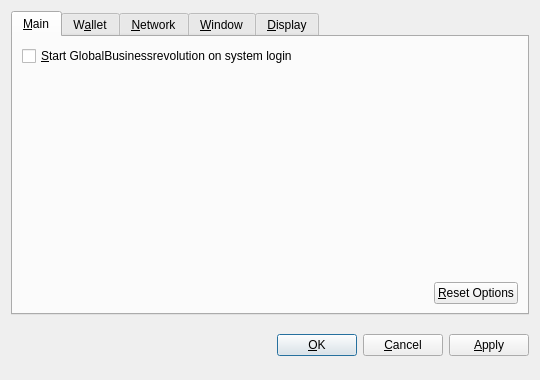
<?xml version="1.0" encoding="UTF-8"?>
<ui version="4.0">
 <class>OptionsDialog</class>
 <widget class="QDialog" name="OptionsDialog">
  <property name="geometry">
   <rect>
    <x>0</x>
    <y>0</y>
    <width>540</width>
    <height>380</height>
   </rect>
  </property>
  <property name="windowTitle">
   <string>Options</string>
  </property>
  <property name="modal">
   <bool>true</bool>
  </property>
  <layout class="QVBoxLayout" name="verticalLayout">
   <item>
    <widget class="QTabWidget" name="tabWidget">
     <property name="tabPosition">
      <enum>QTabWidget::North</enum>
     </property>
     <property name="currentIndex">
      <number>0</number>
     </property>
     <widget class="QWidget" name="tabMain">
      <attribute name="title">
       <string>&amp;Main</string>
      </attribute>
      <layout class="QVBoxLayout" name="verticalLayout_Main">
       <item>
        <widget class="QCheckBox" name="bitcoinAtStartup">
         <property name="toolTip">
          <string>Automatically start GlobalBusinessrevolution after logging in to the system.</string>
         </property>
         <property name="text">
          <string>&amp;Start GlobalBusinessrevolution on system login</string>
         </property>
        </widget>
       </item>
       <item>
        <spacer name="verticalSpacer_Main">
         <property name="orientation">
          <enum>Qt::Vertical</enum>
         </property>
         <property name="sizeHint" stdset="0">
          <size>
           <width>20</width>
           <height>40</height>
          </size>
         </property>
        </spacer>
       </item>
       <item>
        <layout class="QHBoxLayout" name="horizontalLayout_2_Main">
         <item>
          <spacer name="horizontalSpacer_2_Main">
           <property name="orientation">
            <enum>Qt::Horizontal</enum>
           </property>
           <property name="sizeHint" stdset="0">
            <size>
             <width>40</width>
             <height>20</height>
            </size>
           </property>
          </spacer>
         </item>
         <item>
          <widget class="QPushButton" name="resetButton">
           <property name="toolTip">
            <string>Reset all client options to default.</string>
           </property>
           <property name="text">
            <string>&amp;Reset Options</string>
           </property>
           <property name="autoDefault">
            <bool>false</bool>
           </property>
          </widget>
         </item>
        </layout>
       </item>
      </layout>
     </widget>
     <widget class="QWidget" name="tabWallet">
      <attribute name="title">
       <string>W&amp;allet</string>
      </attribute>
      <layout class="QVBoxLayout" name="verticalLayout_Network">
       <item>
        <widget class="QLabel" name="transactionFeeInfoLabel">
         <property name="text">
          <string>Optional transaction fee per kB that helps make sure your transactions are processed quickly. Most transactions are 1 kB.</string>
         </property>
         <property name="textFormat">
          <enum>Qt::PlainText</enum>
         </property>
         <property name="wordWrap">
          <bool>true</bool>
         </property>
        </widget>
       </item>
       <item>
        <layout class="QHBoxLayout" name="horizontalLayout_1_Main">
         <item>
          <widget class="QLabel" name="transactionFeeLabel">
           <property name="text">
            <string>Pay transaction &amp;fee</string>
           </property>
           <property name="textFormat">
            <enum>Qt::PlainText</enum>
           </property>
           <property name="buddy">
            <cstring>transactionFee</cstring>
           </property>
          </widget>
         </item>
         <item>
          <widget class="BitcoinAmountField" name="transactionFee"/>
         </item>
         <item>
          <spacer name="horizontalSpacer_1_Main">
           <property name="orientation">
            <enum>Qt::Horizontal</enum>
           </property>
           <property name="sizeHint" stdset="0">
            <size>
             <width>40</width>
             <height>20</height>
            </size>
           </property>
          </spacer>
         </item>
        </layout>
       </item>
       <item>
        <widget class="QLabel" name="label">
         <property name="text">
          <string>If you disable the spending of unconfirmed change, the change from a transaction cannot be used until that transaction has at least one confirmation. This also affects how your balance is computed.</string>
         </property>
         <property name="wordWrap">
          <bool>true</bool>
         </property>
        </widget>
       </item>
       <item>
        <widget class="QCheckBox" name="spendZeroConfChange">
         <property name="text">
          <string>Spend unconfirmed change  (experts only)</string>
         </property>
        </widget>
       </item>
       <item>
        <spacer name="verticalSpacer">
         <property name="orientation">
          <enum>Qt::Vertical</enum>
         </property>
         <property name="sizeHint" stdset="0">
          <size>
           <width>20</width>
           <height>40</height>
          </size>
         </property>
        </spacer>
       </item>
      </layout>
     </widget>
     <widget class="QWidget" name="tabNetwork">
      <attribute name="title">
       <string>&amp;Network</string>
      </attribute>
      <layout class="QVBoxLayout" name="verticalLayout_Network">
       <item>
        <widget class="QCheckBox" name="mapPortUpnp">
         <property name="toolTip">
          <string>Automatically open the GlobalBusinessrevolution client port on the router. This only works when your router supports UPnP and it is enabled.</string>
         </property>
         <property name="text">
          <string>Map port using &amp;UPnP</string>
         </property>
        </widget>
       </item>
       <item>
        <widget class="QCheckBox" name="connectSocks">
         <property name="toolTip">
          <string>Connect to the GlobalBusinessrevolution network through a SOCKS proxy (e.g. when connecting through Tor).</string>
         </property>
         <property name="text">
          <string>&amp;Connect through SOCKS proxy:</string>
         </property>
        </widget>
       </item>
       <item>
        <layout class="QHBoxLayout" name="horizontalLayout_Network">
         <item>
          <widget class="QLabel" name="proxyIpLabel">
           <property name="text">
            <string>Proxy &amp;IP:</string>
           </property>
           <property name="textFormat">
            <enum>Qt::PlainText</enum>
           </property>
           <property name="buddy">
            <cstring>proxyIp</cstring>
           </property>
          </widget>
         </item>
         <item>
          <widget class="QValidatedLineEdit" name="proxyIp">
           <property name="maximumSize">
            <size>
             <width>140</width>
             <height>16777215</height>
            </size>
           </property>
           <property name="toolTip">
            <string>IP address of the proxy (e.g. 127.0.0.1)</string>
           </property>
          </widget>
         </item>
         <item>
          <widget class="QLabel" name="proxyPortLabel">
           <property name="text">
            <string>&amp;Port:</string>
           </property>
           <property name="textFormat">
            <enum>Qt::PlainText</enum>
           </property>
           <property name="buddy">
            <cstring>proxyPort</cstring>
           </property>
          </widget>
         </item>
         <item>
          <widget class="QLineEdit" name="proxyPort">
           <property name="maximumSize">
            <size>
             <width>55</width>
             <height>16777215</height>
            </size>
           </property>
           <property name="toolTip">
            <string>Port of the proxy (e.g. 9050)</string>
           </property>
          </widget>
         </item>
         <item>
          <widget class="QLabel" name="socksVersionLabel">
           <property name="text">
            <string>SOCKS &amp;Version:</string>
           </property>
           <property name="textFormat">
            <enum>Qt::PlainText</enum>
           </property>
           <property name="buddy">
            <cstring>socksVersion</cstring>
           </property>
          </widget>
         </item>
         <item>
          <widget class="QValueComboBox" name="socksVersion">
           <property name="toolTip">
            <string>SOCKS version of the proxy (e.g. 5)</string>
           </property>
          </widget>
         </item>
         <item>
          <spacer name="horizontalSpacer_Network">
           <property name="orientation">
            <enum>Qt::Horizontal</enum>
           </property>
           <property name="sizeHint" stdset="0">
            <size>
             <width>40</width>
             <height>20</height>
            </size>
           </property>
          </spacer>
         </item>
        </layout>
       </item>
       <item>
        <spacer name="verticalSpacer_Network">
         <property name="orientation">
          <enum>Qt::Vertical</enum>
         </property>
         <property name="sizeHint" stdset="0">
          <size>
           <width>20</width>
           <height>40</height>
          </size>
         </property>
        </spacer>
       </item>
      </layout>
     </widget>
     <widget class="QWidget" name="tabWindow">
      <attribute name="title">
       <string>&amp;Window</string>
      </attribute>
      <layout class="QVBoxLayout" name="verticalLayout_Window">
       <item>
        <widget class="QCheckBox" name="minimizeToTray">
         <property name="toolTip">
          <string>Show only a tray icon after minimizing the window.</string>
         </property>
         <property name="text">
          <string>&amp;Minimize to the tray instead of the taskbar</string>
         </property>
        </widget>
       </item>
       <item>
        <widget class="QCheckBox" name="minimizeOnClose">
         <property name="toolTip">
          <string>Minimize instead of exit the application when the window is closed. When this option is enabled, the application will be closed only after selecting Quit in the menu.</string>
         </property>
         <property name="text">
          <string>M&amp;inimize on close</string>
         </property>
        </widget>
       </item>
       <item>
        <spacer name="verticalSpacer_Window">
         <property name="orientation">
          <enum>Qt::Vertical</enum>
         </property>
         <property name="sizeHint" stdset="0">
          <size>
           <width>20</width>
           <height>40</height>
          </size>
         </property>
        </spacer>
       </item>
      </layout>
     </widget>
     <widget class="QWidget" name="tabDisplay">
      <attribute name="title">
       <string>&amp;Display</string>
      </attribute>
      <layout class="QVBoxLayout" name="verticalLayout_Display">
       <item>
        <layout class="QHBoxLayout" name="horizontalLayout_1_Display">
         <item>
          <widget class="QLabel" name="langLabel">
           <property name="text">
            <string>User Interface &amp;language:</string>
           </property>
           <property name="textFormat">
            <enum>Qt::PlainText</enum>
           </property>
           <property name="buddy">
            <cstring>lang</cstring>
           </property>
          </widget>
         </item>
         <item>
          <widget class="QValueComboBox" name="lang">
           <property name="toolTip">
            <string>The user interface language can be set here. This setting will take effect after restarting GlobalBusinessrevolution.</string>
           </property>
          </widget>
         </item>
        </layout>
       </item>
       <item>
        <layout class="QHBoxLayout" name="horizontalLayout_2_Display">
         <item>
          <widget class="QLabel" name="unitLabel">
           <property name="text">
            <string>&amp;Unit to show amounts in:</string>
           </property>
           <property name="textFormat">
            <enum>Qt::PlainText</enum>
           </property>
           <property name="buddy">
            <cstring>unit</cstring>
           </property>
          </widget>
         </item>
         <item>
          <widget class="QValueComboBox" name="unit">
           <property name="toolTip">
            <string>Choose the default subdivision unit to show in the interface and when sending coins.</string>
           </property>
          </widget>
         </item>
        </layout>
       </item>
       <item>
        <widget class="QCheckBox" name="displayAddresses">
         <property name="toolTip">
          <string>Whether to show GlobalBusinessrevolution addresses in the transaction list or not.</string>
         </property>
         <property name="text">
          <string>&amp;Display addresses in transaction list</string>
         </property>
        </widget>
       </item>
       <item>
        <widget class="QCheckBox" name="coinControlFeatures">
         <property name="toolTip">
          <string>Whether to show coin control features or not.</string>
         </property>
         <property name="text">
          <string>Display coin &amp;control features (experts only!)</string>
         </property>
        </widget>
       </item>
       <item>
        <spacer name="verticalSpacer_Display">
         <property name="orientation">
          <enum>Qt::Vertical</enum>
         </property>
         <property name="sizeHint" stdset="0">
          <size>
           <width>20</width>
           <height>40</height>
          </size>
         </property>
        </spacer>
       </item>
      </layout>
     </widget>
    </widget>
   </item>
   <item>
    <layout class="QHBoxLayout" name="horizontalLayout_Buttons">
     <item>
      <spacer name="horizontalSpacer_1">
       <property name="orientation">
        <enum>Qt::Horizontal</enum>
       </property>
       <property name="sizeHint" stdset="0">
        <size>
         <width>40</width>
         <height>48</height>
        </size>
       </property>
      </spacer>
     </item>
     <item>
      <widget class="QLabel" name="statusLabel">
       <property name="font">
        <font>
         <weight>75</weight>
         <bold>true</bold>
        </font>
       </property>
       <property name="text">
        <string/>
       </property>
       <property name="textFormat">
        <enum>Qt::PlainText</enum>
       </property>
       <property name="wordWrap">
        <bool>true</bool>
       </property>
      </widget>
     </item>
     <item>
      <spacer name="horizontalSpacer_2">
       <property name="orientation">
        <enum>Qt::Horizontal</enum>
       </property>
       <property name="sizeHint" stdset="0">
        <size>
         <width>40</width>
         <height>48</height>
        </size>
       </property>
      </spacer>
     </item>
     <item>
      <widget class="QPushButton" name="okButton">
       <property name="text">
        <string>&amp;OK</string>
       </property>
      </widget>
     </item>
     <item>
      <widget class="QPushButton" name="cancelButton">
       <property name="text">
        <string>&amp;Cancel</string>
       </property>
       <property name="autoDefault">
        <bool>false</bool>
       </property>
      </widget>
     </item>
     <item>
      <widget class="QPushButton" name="applyButton">
       <property name="text">
        <string>&amp;Apply</string>
       </property>
       <property name="autoDefault">
        <bool>false</bool>
       </property>
      </widget>
     </item>
    </layout>
   </item>
  </layout>
 </widget>
 <customwidgets>
  <customwidget>
   <class>BitcoinAmountField</class>
   <extends>QSpinBox</extends>
   <header>bitcoinamountfield.h</header>
  </customwidget>
  <customwidget>
   <class>QValueComboBox</class>
   <extends>QComboBox</extends>
   <header>qvaluecombobox.h</header>
  </customwidget>
  <customwidget>
   <class>QValidatedLineEdit</class>
   <extends>QLineEdit</extends>
   <header>qvalidatedlineedit.h</header>
  </customwidget>
 </customwidgets>
 <resources/>
 <connections/>
</ui>
